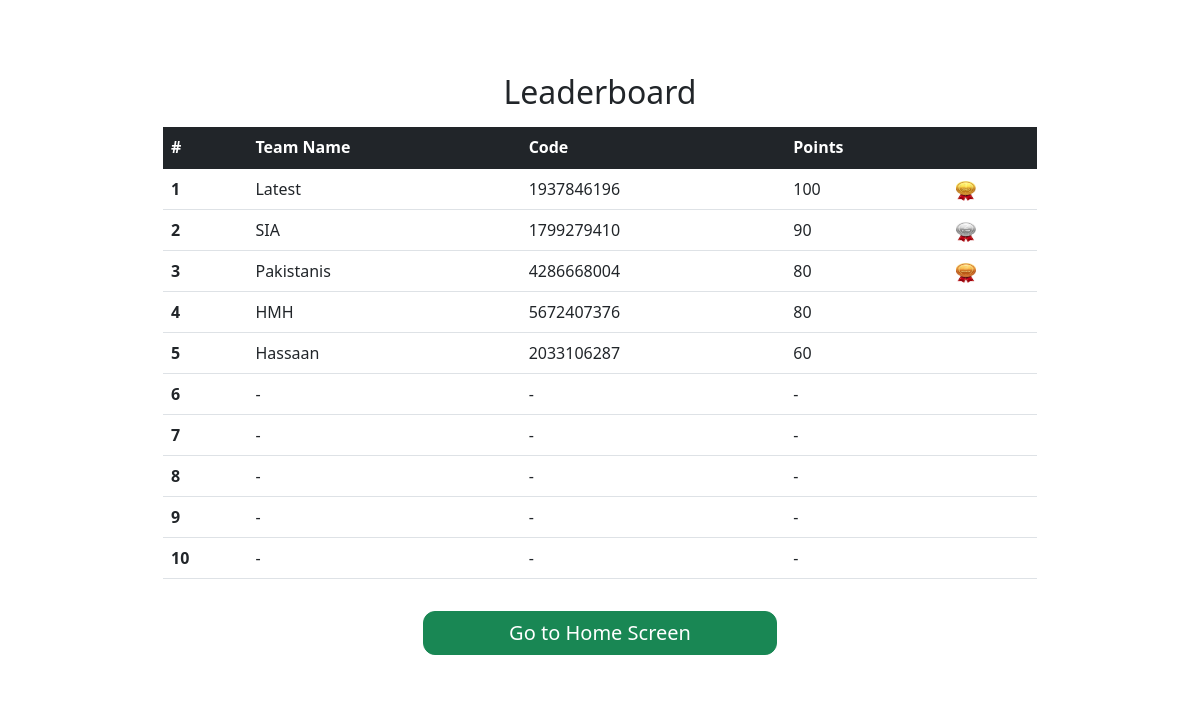
The page /team/leaderboard (signed in) on the database its author committed.
### home/models.py (models this page shows, shortened)
class Scores(models.Model):
    code = models.CharField(max_length=122)
    name = models.CharField(max_length=122)
    points = models.IntegerField(default=0)
    q1 = models.CharField(max_length=122, blank=True)
    q2 = models.CharField(max_length=122, blank=True)
    q3 = models.CharField(max_length=122, blank=True)
    q4 = models.CharField(max_length=122, blank=True)
    q5 = models.CharField(max_length=122, blank=True)
    q6 = models.CharField(max_length=122, blank=True)
    q7 = models.CharField(max_length=122, blank=True)
    q8 = models.CharField(max_length=122, blank=True)
    q9 = models.CharField(max_length=122, blank=True)
    q10 = models.CharField(max_length=122, blank=True)

### home/views.py (the view)
# urls.py: path("team/leaderboard", views.leaderboard, name='leaderboard'),
def leaderboard(request):
    if request.session.has_key('uid'):
        leaderboard = Scores.objects.order_by('-points')
        team_names = []
        team_codes = []
        team_points = []
        entries = len(leaderboard)
        for x in leaderboard:
            team_names.append(x.name)
            team_codes.append(x.code)
            team_points.append(x.points)
        for x in range(0, 10-entries):
            team_names.append("-")
            team_codes.append("-")
            team_points.append("-")
        context = {
            "name": team_names,
            "code": team_codes,
            "points": team_points
        }
        return render(request, 'leaderboard.html', context)
    else:
        return redirect('/')

### templates/leaderboard.html (shortened to what this page needs)
<!doctype html>
<html lang="en">
  <head>
    <link href="https://cdn.jsdelivr.net/npm/bootstrap@5.1.3/dist/css/bootstrap.min.css" rel="stylesheet">
  </head>
  <body>
    <div class="container-fluid mb-3" style="width: 900px; background-color: #FFFFFF; padding: 25px">
      <h2 class="row justify-content-center align-items-center  mt-5 mb-3"> Leaderboard </h2>
        <div class="mb-3 my-3 row justify-content-center align-items-center">
            <table class="table">
                <thead class="table table-dark">
                  <tr>
                   <th scope="col">#</th>
                    <th scope="col">Team Name</th>
                    <th scope="col">Code</th>
                    <th scope="col">Points</th>
                    <th scope="col"></th>
                  </tr>
                </thead>
                <tbody>
                  <tr>
                    <th scope="row">1</th>
                    <td>{{name.0}}</td>
                    <td>{{code.0}}</td>
                    <td>{{points.0}}</td>
                    <td><img src="/static/gold2.png" alt="Loading image" height="20" width ="20"</td>
                  </tr>
                  <tr>
                    <th scope="row">2</th>
                    <td>{{name.1}}</td>
                    <td>{{code.1}}</td>
                    <td>{{points.1}}</td>
                    <td><img src="/static/silver2.png" alt="Loading image" height="20" width ="20"</td>
                  </tr>
                  <tr>
                    <th scope="row">3</th>
                    <td>{{name.2}}</td>
                    <td>{{code.2}}</td>
                    <td>{{points.2}}</td>
                    <td><img src="/static/bronze2.png" alt="Loading image" height="20" width ="20"</td>
                  </tr>
                  <tr>
                    <th scope="row">4</th>
                    <td>{{name.3}}</td>
                    <td>{{code.3}}</td>
                    <td>{{points.3}}</td>
                    <td></td>
                  </tr>
                  <tr>
                    <th scope="row">5</th>
                    <td>{{name.4}}</td>
                    <td>{{code.4}}</td>
                    <td>{{points.4}}</td>
                    <td></td>
                  </tr>
                  <tr>
                    <th scope="row">6</th>
                    <td>{{name.5}}</td>
                    <td>{{code.5}}</td>
                    <td>{{points.5}}</td>
                    <td></td>
                  </tr>
                  <tr>
                    <th scope="row">7</th>
                    <td>{{name.6}}</td>
                    <td>{{code.6}}</td>
                    <td>{{points.6}}</td>
                    <td></td>
                  </tr>
                  <tr>
                    <th scope="row">8</th>
                    <td>{{name.7}}</td>
                    <td>{{code.7}}</td>
                    <td>{{points.7}}</td>
                    <td></td>
                  </tr>
                  <tr>
                    <th scope="row">9</th>
                    <td>{{name.8}}</td>
                    <td>{{code.8}}</td>
                    <td>{{points.8}}</td>
                    <td></td>
                  </tr>
                  <tr>
                    <th scope="row">10</th>
                    <td>{{name.9}}</td>
                    <td>{{code.9}}</td>
                    <td>{{points.9}}</td>
                    <td></td>
                  </tr>
                </tbody>
              </table>
        </div>
        <div class="d-grid gap-3 col-5 mx-auto">
            <button class="btn btn-success" type="button" onclick="window.location.href='/team'">Go to Home Screen</button>
        </div>
    </div>
  </body>
</html>

### templates/leaderboard.html (style rules this page uses)
.btn { border-radius: 12px; font-size: 20px; }

### rows shown on the page
Scores: name "Latest", code "1937846196"
Scores: name "SIA", code "1799279410"
Scores: name "Pakistanis", code "4286668004"
Scores: name "HMH", code "5672407376"
Scores: name "Hassaan", code "2033106287"

### other values the page prints
{{ points.0 }} "100"
{{ points.1 }} "90"
{{ points.2 }} "80"
{{ points.3 }} "80"
{{ points.4 }} "60"
{{ name.5 }} "-"
{{ code.5 }} "-"
{{ points.5 }} "-"
{{ name.6 }} "-"
{{ code.6 }} "-"
{{ points.6 }} "-"
{{ name.7 }} "-"
{{ code.7 }} "-"
{{ points.7 }} "-"
{{ name.8 }} "-"
